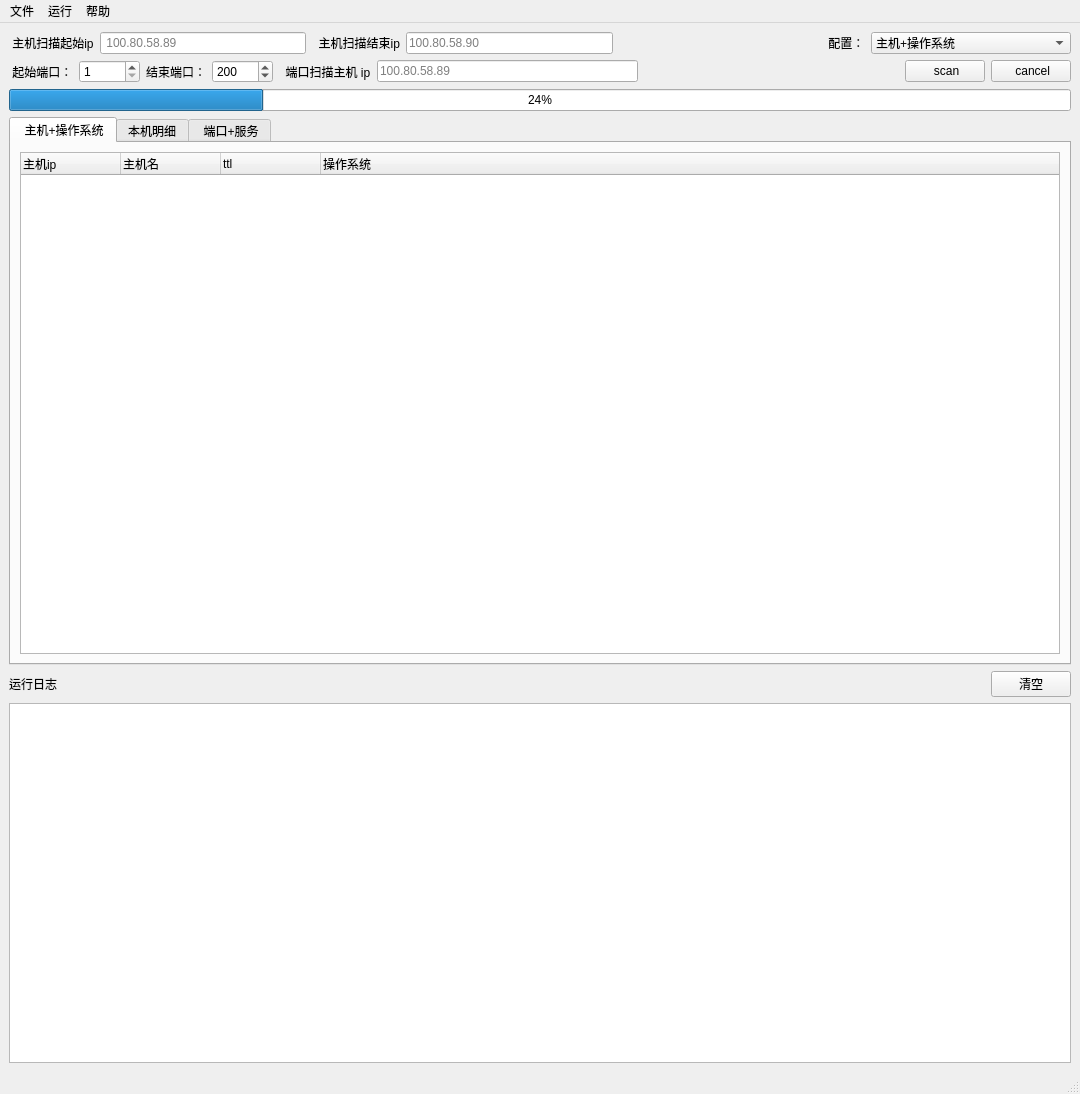
<?xml version="1.0" encoding="UTF-8"?>
<ui version="4.0">
 <class>MainWindow</class>
 <widget class="QMainWindow" name="MainWindow">
  <property name="geometry">
   <rect>
    <x>0</x>
    <y>0</y>
    <width>1080</width>
    <height>1094</height>
   </rect>
  </property>
  <property name="windowTitle">
   <string>MainWindow</string>
  </property>
  <widget class="QWidget" name="centralwidget">
   <layout class="QGridLayout" name="gridLayout_2">
    <item row="0" column="0">
     <layout class="QHBoxLayout" name="horizontalLayout">
      <item>
       <widget class="QLabel" name="label_2">
        <property name="text">
         <string> 主机扫描起始ip</string>
        </property>
       </widget>
      </item>
      <item>
       <widget class="QLineEdit" name="lineEditTargetBeginIp">
        <property name="maximumSize">
         <size>
          <width>400</width>
          <height>16777215</height>
         </size>
        </property>
        <property name="text">
         <string/>
        </property>
        <property name="placeholderText">
         <string> 100.80.58.89</string>
        </property>
       </widget>
      </item>
      <item>
       <widget class="QLabel" name="label_6">
        <property name="text">
         <string>  主机扫描结束ip</string>
        </property>
       </widget>
      </item>
      <item>
       <widget class="QLineEdit" name="lineEditTargetEndIp">
        <property name="maximumSize">
         <size>
          <width>400</width>
          <height>16777215</height>
         </size>
        </property>
        <property name="text">
         <string/>
        </property>
        <property name="placeholderText">
         <string>100.80.58.90</string>
        </property>
       </widget>
      </item>
      <item>
       <spacer name="horizontalSpacer_3">
        <property name="orientation">
         <enum>Qt::Horizontal</enum>
        </property>
        <property name="sizeHint" stdset="0">
         <size>
          <width>40</width>
          <height>20</height>
         </size>
        </property>
       </spacer>
      </item>
      <item>
       <widget class="QLabel" name="label_3">
        <property name="text">
         <string> 配置：</string>
        </property>
       </widget>
      </item>
      <item>
       <widget class="QComboBox" name="comboBox">
        <property name="minimumSize">
         <size>
          <width>200</width>
          <height>0</height>
         </size>
        </property>
        <item>
         <property name="text">
          <string>主机+操作系统</string>
         </property>
        </item>
        <item>
         <property name="text">
          <string>仅主机扫描</string>
         </property>
        </item>
        <item>
         <property name="text">
          <string>端口服务扫描</string>
         </property>
        </item>
       </widget>
      </item>
     </layout>
    </item>
    <item row="1" column="0">
     <layout class="QHBoxLayout" name="horizontalLayout_2">
      <item>
       <widget class="QLabel" name="label_4">
        <property name="text">
         <string> 起始端口：</string>
        </property>
       </widget>
      </item>
      <item>
       <widget class="QSpinBox" name="startSpinBox">
        <property name="minimum">
         <number>1</number>
        </property>
        <property name="maximum">
         <number>65534</number>
        </property>
       </widget>
      </item>
      <item>
       <widget class="QLabel" name="label_5">
        <property name="text">
         <string>结束端口：</string>
        </property>
       </widget>
      </item>
      <item>
       <widget class="QSpinBox" name="endSpinBox">
        <property name="minimum">
         <number>2</number>
        </property>
        <property name="maximum">
         <number>65535</number>
        </property>
        <property name="value">
         <number>200</number>
        </property>
       </widget>
      </item>
      <item>
       <widget class="QLabel" name="label_7">
        <property name="text">
         <string>  端口扫描主机 ip</string>
        </property>
       </widget>
      </item>
      <item>
       <widget class="QLineEdit" name="lineEditTargetchoosip">
        <property name="maximumSize">
         <size>
          <width>400</width>
          <height>16777215</height>
         </size>
        </property>
        <property name="text">
         <string/>
        </property>
        <property name="placeholderText">
         <string>100.80.58.89</string>
        </property>
       </widget>
      </item>
      <item>
       <spacer name="horizontalSpacer">
        <property name="orientation">
         <enum>Qt::Horizontal</enum>
        </property>
        <property name="sizeHint" stdset="0">
         <size>
          <width>40</width>
          <height>20</height>
         </size>
        </property>
       </spacer>
      </item>
      <item>
       <widget class="QPushButton" name="pushButtonScan">
        <property name="text">
         <string> scan</string>
        </property>
       </widget>
      </item>
      <item>
       <widget class="QPushButton" name="pushButton_2">
        <property name="text">
         <string> cancel</string>
        </property>
       </widget>
      </item>
     </layout>
    </item>
    <item row="2" column="0">
     <widget class="QProgressBar" name="progressBar">
      <property name="value">
       <number>24</number>
      </property>
      <property name="alignment">
       <set>Qt::AlignCenter</set>
      </property>
     </widget>
    </item>
    <item row="3" column="0">
     <widget class="QTabWidget" name="tabWidget">
      <property name="currentIndex">
       <number>0</number>
      </property>
      <property name="iconSize">
       <size>
        <width>32</width>
        <height>32</height>
       </size>
      </property>
      <widget class="QWidget" name="tab_execute">
       <attribute name="title">
        <string> 主机+操作系统</string>
       </attribute>
       <layout class="QGridLayout" name="gridLayout">
        <item row="0" column="0">
         <widget class="QTreeWidget" name="treeWidget">
          <property name="minimumSize">
           <size>
            <width>0</width>
            <height>500</height>
           </size>
          </property>
          <column>
           <property name="text">
            <string>主机ip</string>
           </property>
          </column>
          <column>
           <property name="text">
            <string>主机名</string>
           </property>
          </column>
          <column>
           <property name="text">
            <string>ttl</string>
           </property>
          </column>
          <column>
           <property name="text">
            <string>操作系统</string>
           </property>
          </column>
         </widget>
        </item>
       </layout>
      </widget>
      <widget class="QWidget" name="tab_5">
       <attribute name="title">
        <string>本机明细</string>
       </attribute>
       <layout class="QGridLayout" name="gridLayout_3">
        <item row="0" column="0">
         <widget class="QTableWidget" name="tableWidget_selfhost">
          <row>
           <property name="text">
            <string>1</string>
           </property>
          </row>
          <row>
           <property name="text">
            <string>2</string>
           </property>
          </row>
          <column>
           <property name="text">
            <string>类别</string>
           </property>
          </column>
          <column>
           <property name="text">
            <string>详细信息</string>
           </property>
          </column>
         </widget>
        </item>
       </layout>
      </widget>
      <widget class="QWidget" name="tab">
       <attribute name="title">
        <string> 端口+服务</string>
       </attribute>
       <layout class="QHBoxLayout" name="horizontalLayout_4">
        <item>
         <widget class="QTreeWidget" name="treeWidget_2">
          <column>
           <property name="text">
            <string notr="true">端口号</string>
           </property>
          </column>
          <column>
           <property name="text">
            <string>状态</string>
           </property>
          </column>
          <column>
           <property name="text">
            <string>服务</string>
           </property>
          </column>
         </widget>
        </item>
       </layout>
      </widget>
     </widget>
    </item>
    <item row="4" column="0">
     <layout class="QHBoxLayout" name="horizontalLayout_3">
      <item>
       <widget class="QLabel" name="label">
        <property name="text">
         <string>运行日志</string>
        </property>
       </widget>
      </item>
      <item>
       <spacer name="horizontalSpacer_2">
        <property name="orientation">
         <enum>Qt::Horizontal</enum>
        </property>
        <property name="sizeHint" stdset="0">
         <size>
          <width>388</width>
          <height>20</height>
         </size>
        </property>
       </spacer>
      </item>
      <item>
       <widget class="QPushButton" name="pushButton_clearLog">
        <property name="text">
         <string>清空</string>
        </property>
       </widget>
      </item>
     </layout>
    </item>
    <item row="5" column="0">
     <widget class="QTextBrowser" name="textBrowser">
      <property name="minimumSize">
       <size>
        <width>0</width>
        <height>0</height>
       </size>
      </property>
      <property name="maximumSize">
       <size>
        <width>16777215</width>
        <height>16777215</height>
       </size>
      </property>
     </widget>
    </item>
   </layout>
  </widget>
  <widget class="QMenuBar" name="menubar">
   <property name="geometry">
    <rect>
     <x>0</x>
     <y>0</y>
     <width>1080</width>
     <height>21</height>
    </rect>
   </property>
   <widget class="QMenu" name="menu">
    <property name="title">
     <string>文件</string>
    </property>
    <addaction name="actionEixt"/>
   </widget>
   <widget class="QMenu" name="menuRun">
    <property name="title">
     <string>运行</string>
    </property>
    <addaction name="actionCompile"/>
   </widget>
   <widget class="QMenu" name="menu_2">
    <property name="title">
     <string>帮助</string>
    </property>
    <addaction name="actionabout"/>
   </widget>
   <addaction name="menu"/>
   <addaction name="menuRun"/>
   <addaction name="menu_2"/>
  </widget>
  <widget class="QStatusBar" name="statusbar"/>
  <action name="actionNew">
   <property name="text">
    <string>新建</string>
   </property>
   <property name="shortcut">
    <string>Ctrl+N</string>
   </property>
  </action>
  <action name="actionOpen">
   <property name="text">
    <string>打开</string>
   </property>
   <property name="shortcut">
    <string>Ctrl+O</string>
   </property>
  </action>
  <action name="actionEixt">
   <property name="text">
    <string>退出</string>
   </property>
   <property name="shortcut">
    <string>Ctrl+E</string>
   </property>
  </action>
  <action name="actionCompile">
   <property name="text">
    <string>  开始 扫描</string>
   </property>
   <property name="shortcut">
    <string>Ctrl+R</string>
   </property>
  </action>
  <action name="actionabout">
   <property name="text">
    <string>关于</string>
   </property>
  </action>
 </widget>
 <resources/>
 <connections/>
</ui>
